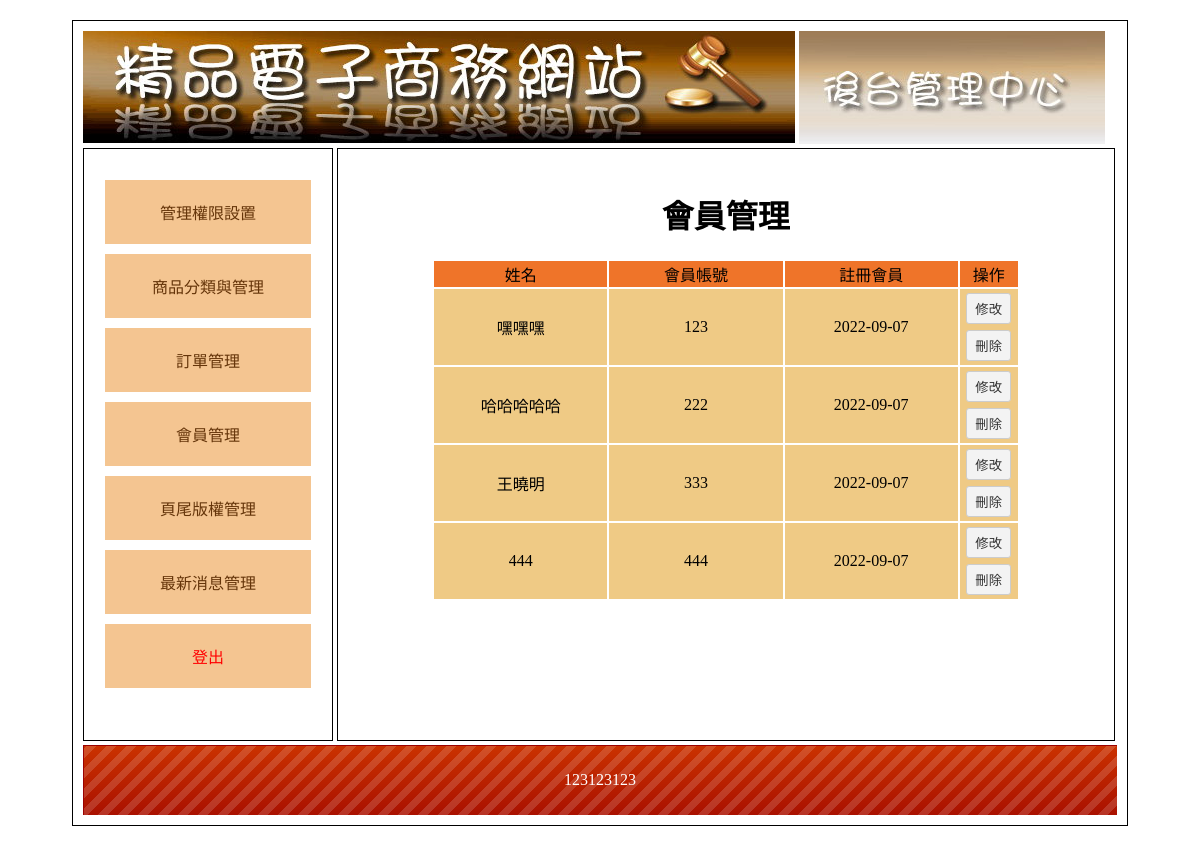
The page /back.php?do=mem on the database its author committed.
### tables this page shows
CREATE TABLE `mem` (
  `id` int(11) UNSIGNED NOT NULL,
  `acc` text NOT NULL,
  `pw` text NOT NULL,
  `name` text NOT NULL,
  `addr` text NOT NULL,
  `tel` text NOT NULL,
  `email` text NOT NULL,
  `regdate` date NOT NULL
);

CREATE TABLE `bot` (
  `id` int(11) UNSIGNED NOT NULL,
  `text` text NOT NULL
);

### api/base.php (called while the page is built, shortened)
<?php
class DB
{
    protected $table;
    protected $pdo;
    protected $dsn = "mysql:host=localhost;chartset=utf8;dbname=db15-0907";
    public function __construct($table)
    {
        $this->table = $table;
        $this->pdo = new PDO($this->dsn,'root','');
    }
    public function all(...$arg)
    {
        $sql = "SELECT * FROM `$this->table` ";
        return $this->pdo->query($sql)->fetchAll(PDO::FETCH_ASSOC);
    }
    public function find($id)
    {
        $sql = "SELECT * FROM `$this->table` ";
            if(is_array($id)){
                foreach ($id as $key => $value) {
                    $tmp[] = " `$key` = '$value' ";
                }
                $sql .= " WHERE " . join('AND',$tmp);
            }else{
            $sql .= " WHERE `id` = '$id' ";
            }
        return $this->pdo->query($sql)->fetch(PDO::FETCH_ASSOC);
    }
}
$Bot = new DB('bot');
$Mem = new DB('mem');
?>

### back/mem.php (the view)
<h1 class="ct">會員管理</h1>
<table class="ct aut w-80">
    <tr class="tt">
        <td class="w-20">姓名</td>
        <td class="w-20">會員帳號</td>
        <td class="w-20">註冊會員</td>
        <td class="w-20">操作</td>
    </tr>
    <?php
    $rows = $Mem->all();
    foreach ($rows as $key => $row) {
    ?>
    <tr class="pp">
        <td class="w-30"><?=$row['name']?></td>
        <td class="w-30"><?=$row['acc']?></td>
        <td class="w-30"><?=$row['regdate']?></td>
        <td class="w-30">
            <input type="button" value="修改" onclick="location.href='?do=edit_mem&id=<?=$row['id']?>'">
            <input type="button" value="刪除" onclick="del(<?=$row['id']?>,'<?=$_GET['do']?>')">
        </td>
    </tr>
    <?php
    }
    ?>
</table>

### back.php (shortened to what this page needs)
<?php
include('./api/base.php');
$do = ($_GET['do'])??'main';
?>
<!DOCTYPE html
    PUBLIC "-//W3C//DTD XHTML 1.0 Transitional//EN" "http://www.w3.org/TR/xhtml1/DTD/xhtml1-transitional.dtd">
<html xmlns="http://www.w3.org/1999/xhtml">
<head>
    <link href="./css/css.css" rel="stylesheet" type="text/css">
</head>
<body>
    <div id="main">
        <div id="top">
            <a href="./index.php">
                <img src="./icon/0416.jpg">
            </a>
            <img src="./icon/0417.jpg">
        </div>
        <div id="left" class="ct">
            <div style="min-height:400px;">
                <a href="?do=admin">管理權限設置</a>
                <a href="?do=th">商品分類與管理</a>
                <a href="?do=order">訂單管理</a>
                <a href="?do=mem">會員管理</a>
                <a href="?do=bot">頁尾版權管理</a>
                <a href="?do=news">最新消息管理</a>
                <a href="./api/logout.php?table=admin" style="color:#f00;">登出</a>
            </div>
        </div>
        <div id="right">
        <?php
            if(file_exists('./back/'.$do.'.php')){
                include('./back/'.$do.'.php');
            }else{
                include('./back/admin.php');
            }
            ?>
        </div>
        <div id="bottom" style="line-height:70px; color:#FFF; background:url(icon/bot.png);" class="ct">
             <?=$Bot->find(1)['text']?>
		</div>
    </div>
</body>
</html>

### css/css.css (style rules this page uses)
body { font-family:"微軟正黑體"; }
#main { width:1034px; padding:10px; margin:20px auto 20px auto; border:#000 solid 1px; min-height:768px; }
#top a { color:#CE631C; text-decoration:none; }
#left { display:inline-block; width:20%; padding:2%; height:550px; vertical-align:top; border:#000 1px solid; overflow: auto; }
#left a { display:block; padding:20px 5px 20px 5px; text-decoration:none; background:#F4C591; margin:10px auto 10px auto; color:#65350A; }
.ct { text-align:center; }
#right { display:inline-block; width:71%; padding:2%; height:550px; border:#000 1px solid; overflow: auto; }
#bottom { height:70px; background-size:cover; }
.tt { background:#EF7429; }
.tt td { background:#EF7429; }
.pp { background:#EFCA85; }
.pp td { background:#EFCA85; }
input[type=text],input[type=password],input[type=submit],button,.button,input[type=reset],input[type=button],select，textarea,input[type=number] { background:#F3F3F3; border:#CCC 1px solid; border-radius:3px; padding:5px 8px 5px 8px; text-decoration:none; margin:3px; color:#333; }
.w-80 { width: 80%; }
.w-30 { width: 30%; }
.w-20 { width: 20%; }
.aut { margin: auto; }

### rows shown on the page
mem: name "嘿嘿嘿", acc "123", regdate "2022-09-07"
mem: name "哈哈哈哈哈", acc "222", regdate "2022-09-07"
mem: name "王曉明", acc "333", regdate "2022-09-07"
mem: name "444", acc "444", regdate "2022-09-07"
bot: text "123123123"
